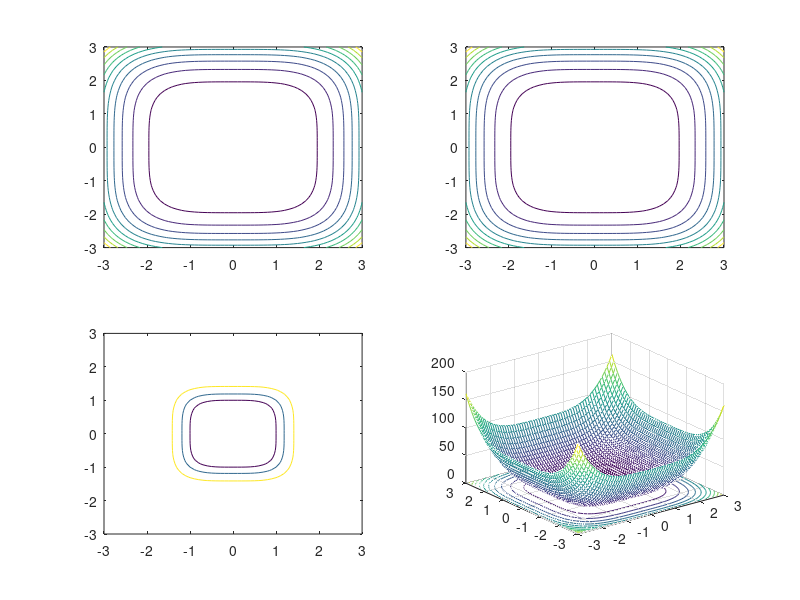

The MATLAB source for this figure:
[X , Y] = meshgrid(-3:0.1:3 , -3:0.1:3);
subplot(2 , 2 , 1);
contour(X, Y , X.^4 + Y.^4);

subplot(2 , 2 , 2);
contour(X, Y , X.^4 + Y.^4);
%axis square

subplot(2 ,2 , 3);
contour(X , Y , X.^4 + Y.^4 , [1 2 4]);

subplot(2 ,2 , 4);
meshc(X , Y , X.^4 + Y.^4) ;
